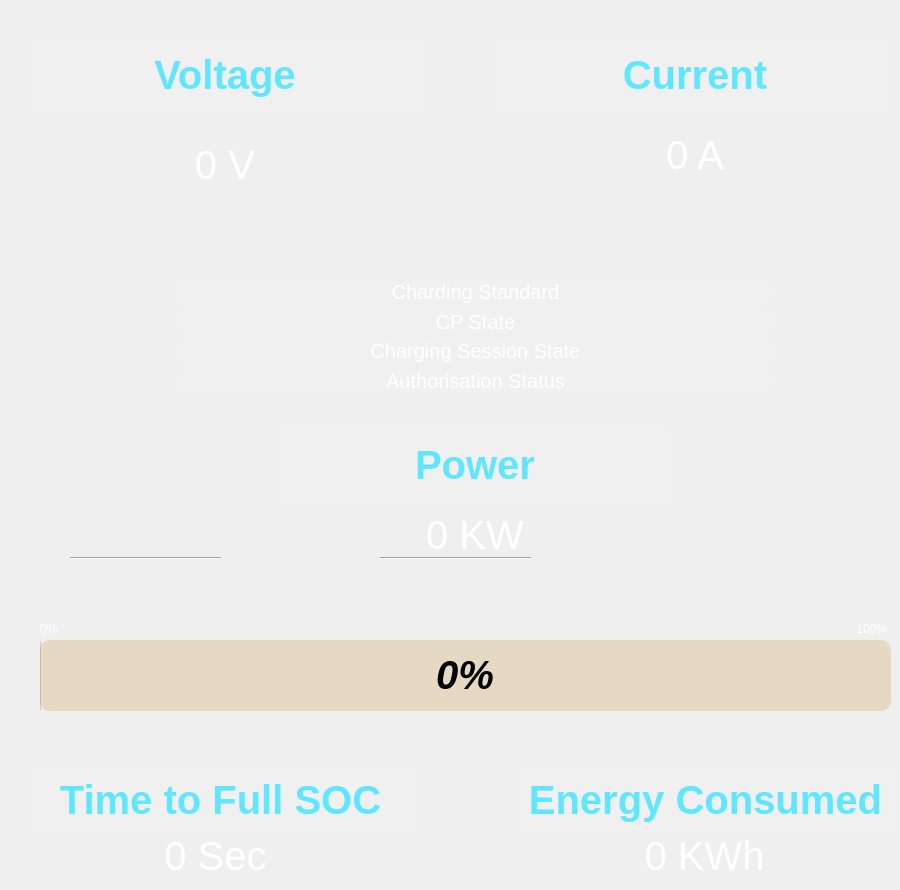
     <widget class="QWidget" name="page_7">
      <widget class="Line" name="line_4">
       <property name="geometry">
        <rect>
         <x>70</x>
         <y>550</y>
         <width>151</width>
         <height>16</height>
        </rect>
       </property>
       <property name="orientation">
        <enum>Qt::Horizontal</enum>
       </property>
      </widget>
      <widget class="QProgressBar" name="progressBar_2">
       <property name="geometry">
        <rect>
         <x>40</x>
         <y>640</y>
         <width>851</width>
         <height>71</height>
        </rect>
       </property>
       <property name="sizePolicy">
        <sizepolicy hsizetype="Fixed" vsizetype="Fixed">
         <horstretch>0</horstretch>
         <verstretch>0</verstretch>
        </sizepolicy>
       </property>
       <property name="minimumSize">
        <size>
         <width>101</width>
         <height>0</height>
        </size>
       </property>
       <property name="font">
        <font>
         <pointsize>30</pointsize>
         <italic>true</italic>
         <bold>true</bold>
         <underline>false</underline>
         <strikeout>false</strikeout>
         <stylestrategy>PreferDefault</stylestrategy>
         <kerning>true</kerning>
        </font>
       </property>
       <property name="mouseTracking">
        <bool>false</bool>
       </property>
       <property name="tabletTracking">
        <bool>false</bool>
       </property>
       <property name="accessibleDescription">
        <string/>
       </property>
       <property name="styleSheet">
        <string notr="true">background-color: rgba(193, 125, 17, 50);
    border-radius: 10px; /* Adjust the value as needed */
border-color:rgba(255,255,255,10)</string>
       </property>
       <property name="value">
        <number>0</number>
       </property>
       <property name="alignment">
        <set>Qt::AlignCenter</set>
       </property>
       <property name="textVisible">
        <bool>true</bool>
       </property>
       <property name="orientation">
        <enum>Qt::Horizontal</enum>
       </property>
       <property name="invertedAppearance">
        <bool>false</bool>
       </property>
       <property name="textDirection">
        <enum>QProgressBar::BottomToTop</enum>
       </property>
       <property name="format">
        <string>%p%</string>
       </property>
      </widget>
      <widget class="QLabel" name="energy_cons_g1_2">
       <property name="geometry">
        <rect>
         <x>520</x>
         <y>769</y>
         <width>371</width>
         <height>61</height>
        </rect>
       </property>
       <property name="font">
        <font>
         <pointsize>30</pointsize>
         <bold>true</bold>
        </font>
       </property>
       <property name="styleSheet">
        <string notr="true">background-color: rgba(255, 255, 255,20);
color: rgb(96, 230, 255);</string>
       </property>
       <property name="text">
        <string>Energy Consumed</string>
       </property>
       <property name="alignment">
        <set>Qt::AlignCenter</set>
       </property>
      </widget>
      <widget class="QLabel" name="current_g2">
       <property name="geometry">
        <rect>
         <x>500</x>
         <y>120</y>
         <width>390</width>
         <height>70</height>
        </rect>
       </property>
       <property name="font">
        <font>
         <pointsize>30</pointsize>
        </font>
       </property>
       <property name="styleSheet">
        <string notr="true">color: rgb(255, 255, 255);</string>
       </property>
       <property name="text">
        <string>0 A</string>
       </property>
       <property name="alignment">
        <set>Qt::AlignCenter</set>
       </property>
      </widget>
      <widget class="QLabel" name="time_t_f_soc_val_g2_6">
       <property name="geometry">
        <rect>
         <x>30</x>
         <y>830</y>
         <width>371</width>
         <height>51</height>
        </rect>
       </property>
       <property name="font">
        <font>
         <pointsize>30</pointsize>
        </font>
       </property>
       <property name="styleSheet">
        <string notr="true">color: rgb(255, 255, 255);</string>
       </property>
       <property name="text">
        <string>0 Sec</string>
       </property>
       <property name="alignment">
        <set>Qt::AlignCenter</set>
       </property>
      </widget>
      <widget class="QLabel" name="label_14">
       <property name="geometry">
        <rect>
         <x>820</x>
         <y>620</y>
         <width>67</width>
         <height>17</height>
        </rect>
       </property>
       <property name="styleSheet">
        <string notr="true">color: rgb(255, 255, 255);</string>
       </property>
       <property name="text">
        <string>100%</string>
       </property>
       <property name="alignment">
        <set>Qt::AlignRight|Qt::AlignTrailing|Qt::AlignVCenter</set>
       </property>
      </widget>
      <widget class="QLabel" name="Time_t_F_soc_g1_2">
       <property name="geometry">
        <rect>
         <x>30</x>
         <y>769</y>
         <width>381</width>
         <height>61</height>
        </rect>
       </property>
       <property name="font">
        <font>
         <pointsize>30</pointsize>
         <bold>true</bold>
        </font>
       </property>
       <property name="styleSheet">
        <string notr="true">background-color: rgba(255, 255, 255,20);
color: rgb(96, 230, 255);</string>
       </property>
       <property name="text">
        <string>Time to Full SOC</string>
       </property>
       <property name="alignment">
        <set>Qt::AlignCenter</set>
       </property>
      </widget>
      <widget class="Line" name="line_3">
       <property name="geometry">
        <rect>
         <x>380</x>
         <y>550</y>
         <width>151</width>
         <height>16</height>
        </rect>
       </property>
       <property name="orientation">
        <enum>Qt::Horizontal</enum>
       </property>
      </widget>
      <widget class="QLabel" name="label_17">
       <property name="geometry">
        <rect>
         <x>40</x>
         <y>620</y>
         <width>67</width>
         <height>17</height>
        </rect>
       </property>
       <property name="styleSheet">
        <string notr="true">color: rgb(255, 255, 255);</string>
       </property>
       <property name="text">
        <string>0%</string>
       </property>
      </widget>
      <widget class="QLabel" name="energy_g2_val">
       <property name="geometry">
        <rect>
         <x>519</x>
         <y>830</y>
         <width>371</width>
         <height>51</height>
        </rect>
       </property>
       <property name="font">
        <font>
         <pointsize>30</pointsize>
        </font>
       </property>
       <property name="styleSheet">
        <string notr="true">color: rgb(255, 255, 255);</string>
       </property>
       <property name="text">
        <string>0 KWh</string>
       </property>
       <property name="alignment">
        <set>Qt::AlignCenter</set>
       </property>
      </widget>
      <widget class="QLabel" name="voltage_g2">
       <property name="geometry">
        <rect>
         <x>30</x>
         <y>130</y>
         <width>390</width>
         <height>70</height>
        </rect>
       </property>
       <property name="font">
        <font>
         <pointsize>30</pointsize>
        </font>
       </property>
       <property name="styleSheet">
        <string notr="true">color: rgb(255, 255, 255);</string>
       </property>
       <property name="text">
        <string>0 V</string>
       </property>
       <property name="alignment">
        <set>Qt::AlignCenter</set>
       </property>
      </widget>
      <widget class="QLabel" name="label_18">
       <property name="geometry">
        <rect>
         <x>40</x>
         <y>490</y>
         <width>500</width>
         <height>51</height>
        </rect>
       </property>
       <property name="font">
        <font>
         <pointsize>50</pointsize>
        </font>
       </property>
       <property name="text">
        <string/>
       </property>
       <property name="alignment">
        <set>Qt::AlignCenter</set>
       </property>
      </widget>
      <widget class="QLabel" name="energy_cons_g1_5">
       <property name="geometry">
        <rect>
         <x>500</x>
         <y>40</y>
         <width>390</width>
         <height>70</height>
        </rect>
       </property>
       <property name="font">
        <font>
         <pointsize>30</pointsize>
         <bold>true</bold>
        </font>
       </property>
       <property name="styleSheet">
        <string notr="true">background-color: rgba(255, 255, 255,20);
color: rgb(96, 230, 255);</string>
       </property>
       <property name="text">
        <string>Current</string>
       </property>
       <property name="alignment">
        <set>Qt::AlignCenter</set>
       </property>
      </widget>
      <widget class="QLabel" name="Time_t_F_soc_g1_5">
       <property name="geometry">
        <rect>
         <x>30</x>
         <y>40</y>
         <width>390</width>
         <height>70</height>
        </rect>
       </property>
       <property name="font">
        <font>
         <pointsize>30</pointsize>
         <bold>true</bold>
        </font>
       </property>
       <property name="styleSheet">
        <string notr="true">background-color: rgba(255, 255, 255,20);
color: rgb(96, 230, 255);</string>
       </property>
       <property name="text">
        <string>Voltage</string>
       </property>
       <property name="alignment">
        <set>Qt::AlignCenter</set>
       </property>
      </widget>
      <widget class="QLabel" name="label_29">
       <property name="geometry">
        <rect>
         <x>280</x>
         <y>430</y>
         <width>390</width>
         <height>70</height>
        </rect>
       </property>
       <property name="font">
        <font>
         <pointsize>30</pointsize>
         <bold>true</bold>
        </font>
       </property>
       <property name="styleSheet">
        <string notr="true">background-color: rgba(255, 255, 255,20);
color: rgb(96, 230, 255);</string>
       </property>
       <property name="text">
        <string>Power</string>
       </property>
       <property name="alignment">
        <set>Qt::AlignCenter</set>
       </property>
      </widget>
      <widget class="QLabel" name="label_28">
       <property name="geometry">
        <rect>
         <x>280</x>
         <y>500</y>
         <width>390</width>
         <height>70</height>
        </rect>
       </property>
       <property name="font">
        <font>
         <pointsize>30</pointsize>
        </font>
       </property>
       <property name="styleSheet">
        <string notr="true">color: rgb(255, 255, 255);</string>
       </property>
       <property name="text">
        <string>0 KW</string>
       </property>
       <property name="alignment">
        <set>Qt::AlignCenter</set>
       </property>
      </widget>
      <widget class="QWidget" name="verticalLayoutWidget_2">
       <property name="geometry">
        <rect>
         <x>180</x>
         <y>280</y>
         <width>591</width>
         <height>112</height>
        </rect>
       </property>
       <layout class="QVBoxLayout" name="verticalLayout_2">
        <item>
         <widget class="QLabel" name="label_27">
          <property name="font">
           <font>
            <pointsize>15</pointsize>
           </font>
          </property>
          <property name="styleSheet">
           <string notr="true">background-color: rgba(255, 255, 255,20);
color: rgb(255,255, 255);
border-radius: 10px;</string>
          </property>
          <property name="text">
           <string>Charding Standard</string>
          </property>
          <property name="alignment">
           <set>Qt::AlignCenter</set>
          </property>
         </widget>
        </item>
        <item>
         <widget class="QLabel" name="label_26">
          <property name="font">
           <font>
            <pointsize>15</pointsize>
           </font>
          </property>
          <property name="styleSheet">
           <string notr="true">background-color: rgba(255, 255, 255,20);
color: rgb(255,255, 255);
border-radius: 10px;</string>
          </property>
          <property name="text">
           <string>CP State</string>
          </property>
          <property name="alignment">
           <set>Qt::AlignCenter</set>
          </property>
         </widget>
        </item>
        <item>
         <widget class="QLabel" name="label_30">
          <property name="font">
           <font>
            <pointsize>15</pointsize>
           </font>
          </property>
          <property name="styleSheet">
           <string notr="true">background-color: rgba(255, 255, 255,20);
color: rgb(255,255, 255);
border-radius: 10px;</string>
          </property>
          <property name="text">
           <string>Charging Session State</string>
          </property>
          <property name="alignment">
           <set>Qt::AlignCenter</set>
          </property>
         </widget>
        </item>
        <item>
         <widget class="QLabel" name="label_21">
          <property name="font">
           <font>
            <pointsize>15</pointsize>
           </font>
          </property>
          <property name="styleSheet">
           <string notr="true">background-color: rgba(255, 255, 255,20);
color: rgb(255,255, 255);
border-radius: 10px;</string>
          </property>
          <property name="text">
           <string>Authorisation Status</string>
          </property>
          <property name="alignment">
           <set>Qt::AlignCenter</set>
          </property>
         </widget>
        </item>
       </layout>
      </widget>
     </widget>
